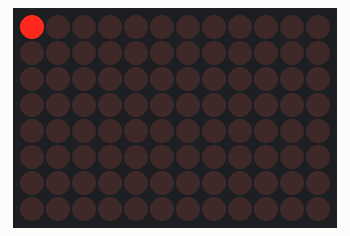
This sketch was run on a simulated Arduino Uno R4 WiFi. Parts: 12×8 LED matrix.

Above: at 0.05 s.
At 1.25 s:
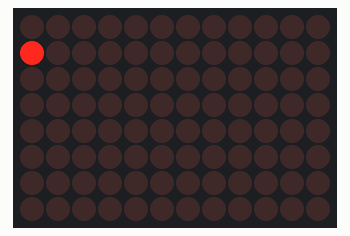
At 2.55 s:
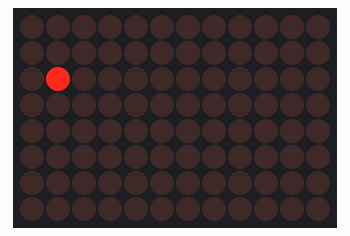
At 5.15 s:
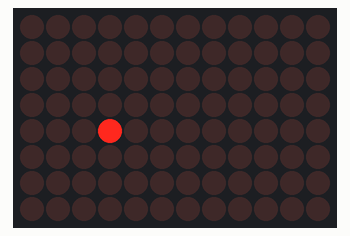
At 7.75 s:
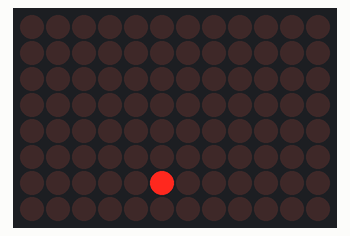
At 10.35 s:
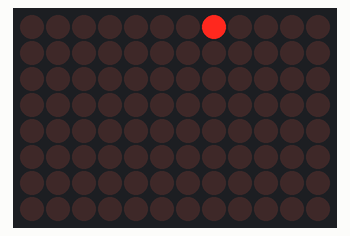

Measured:
- by itself, everything shown: repeats every 9.6 s, in 96 steps

The sketch:

modulo.ino
```cpp
#include "Arduino_LED_Matrix.h"

#define ROWS 8
#define COLUMNS 12

ArduinoLEDMatrix matrix;
byte data[ROWS][COLUMNS];
int currLed = 0;

void setup() {
  matrix.begin();
}

void loop() {
  for (int i = 0; i < ROWS * COLUMNS; i++) {
    int row = i / COLUMNS;
    int col = i % COLUMNS;
    data[row][col] = i == currLed;
  }
  currLed = (currLed + 1) % (ROWS * COLUMNS);

  matrix.renderBitmap(data, ROWS, COLUMNS);
  delay(100);
}
```
